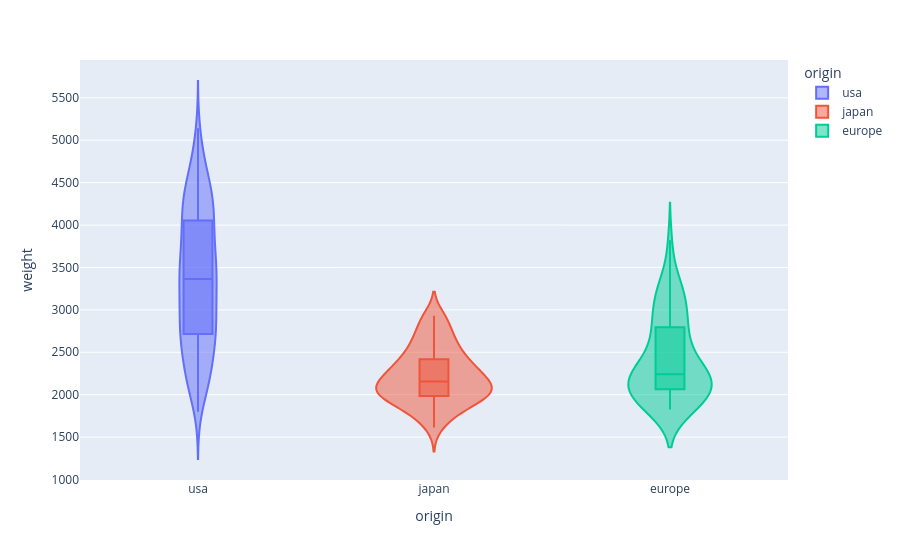

The cell this chart's notebook holds for it:
### Markdown cell above
## Zadanie 5

### Code cell
fix = px.violin(auto_df,x="origin", y="weight",box=True,color="origin")
fix.show()

### Figure 1 — Plotly figure (JSON) as saved in the notebook; plotly's stock layout.template omitted (floating-point values rounded to 4 significant figures; data arrays with more than 128 entries replaced by an {"elided": "..."} marker saying what was removed)
{"data": [{"alignmentgroup": "True", "box": {"visible": true}, "hovertemplate": "origin=%{x}<br>weight=%{y}<extra></extra>", "legendgroup": "usa", "marker": {"color": "#636efa"}, "name": "usa", "offsetgroup": "usa", "orientation": "v", "scalegroup": "True", "showlegend": true, "type": "violin", "x": {"elided": "249 str values"}, "x0": " ", "xaxis": "x", "y": {"elided": "249 int values"}, "y0": " ", "yaxis": "y"}, {"alignmentgroup": "True", "box": {"visible": true}, "hovertemplate": "origin=%{x}<br>weight=%{y}<extra></extra>", "legendgroup": "japan", "marker": {"color": "#EF553B"}, "name": "japan", "offsetgroup": "japan", "orientation": "v", "scalegroup": "True", "showlegend": true, "type": "violin", "x": ["japan", "japan", "japan", "japan", "japan", "japan", "japan", "japan", "japan", "japan", "japan", "japan", "japan", "japan", "japan", "japan", "japan", "japan", "japan", "japan", "japan", "japan", "japan", "japan", "japan", "japan", "japan", "japan", "japan", "japan", "japan", "japan", "japan", "japan", "japan", "japan", "japan", "japan", "japan", "japan", "japan", "japan", "japan", "japan", "japan", "japan", "japan", "japan", "japan", "japan", "japan", "japan", "japan", "japan", "japan", "japan", "japan", "japan", "japan", "japan", "japan", "japan", "japan", "japan", "japan", "japan", "japan", "japan", "japan", "japan", "japan", "japan", "japan", "japan", "japan", "japan", "japan", "japan", "japan"], "x0": " ", "xaxis": "x", "y": [2372, 2130, 2130, 2228, 1773, 1613, 2278, 2330, 2288, 2506, 2100, 2279, 2379, 2124, 2807, 1950, 1836, 1649, 2003, 2489, 2391, 2171, 2702, 2545, 1795, 1795, 1990, 2155, 2930, 2045, 1945, 2265, 1985, 2815, 2720, 1985, 2070, 1800, 2560, 2300, 2515, 2405, 2135, 1975, 2020, 1968, 2019, 2711, 2542, 2434, 2265, 2110, 2110, 1850, 2145, 2910, 2420, 2290, 1755, 1760, 2065, 1975, 2050, 1985, 2210, 2350, 2615, 2635, 2900, 2930, 2025, 1970, 2160, 2205, 2245, 1965, 1965, 1995, 2665], "y0": " ", "yaxis": "y"}, {"alignmentgroup": "True", "box": {"visible": true}, "hovertemplate": "origin=%{x}<br>weight=%{y}<extra></extra>", "legendgroup": "europe", "marker": {"color": "#00cc96"}, "name": "europe", "offsetgroup": "europe", "orientation": "v", "scalegroup": "True", "showlegend": true, "type": "violin", "x": ["europe", "europe", "europe", "europe", "europe", "europe", "europe", "europe", "europe", "europe", "europe", "europe", "europe", "europe", "europe", "europe", "europe", "europe", "europe", "europe", "europe", "europe", "europe", "europe", "europe", "europe", "europe", "europe", "europe", "europe", "europe", "europe", "europe", "europe", "europe", "europe", "europe", "europe", "europe", "europe", "europe", "europe", "europe", "europe", "europe", "europe", "europe", "europe", "europe", "europe", "europe", "europe", "europe", "europe", "europe", "europe", "europe", "europe", "europe", "europe", "europe", "europe", "europe", "europe", "europe", "europe", "europe", "europe", "europe", "europe"], "x0": " ", "xaxis": "x", "y": [1835, 2672, 2430, 2375, 2234, 2123, 2074, 2065, 1834, 2254, 2933, 2511, 2979, 2189, 1950, 2265, 1867, 2158, 2582, 2868, 2660, 2219, 1963, 2300, 2108, 2246, 2000, 2223, 1937, 2694, 2957, 2945, 2671, 2464, 2220, 2202, 1937, 1825, 3150, 3270, 3820, 1825, 1940, 2190, 2600, 1985, 2830, 3140, 2795, 3410, 1990, 1925, 3530, 3190, 2130, 2144, 2188, 2085, 2335, 2950, 3250, 1835, 1845, 2500, 2190, 2320, 3230, 3160, 1980, 2130], "y0": " ", "yaxis": "y"}], "layout": {"legend": {"title": {"text": "origin"}, "tracegroupgap": 0}, "margin": {"t": 60}, "violinmode": "overlay", "xaxis": {"anchor": "y", "categoryarray": ["usa", "japan", "europe"], "categoryorder": "array", "domain": [0, 1], "title": {"text": "origin"}}, "yaxis": {"anchor": "x", "domain": [0, 1], "title": {"text": "weight"}}}}
